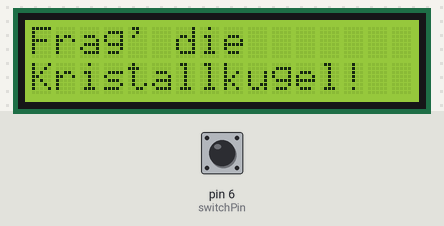
The sketch below on a simulated Arduino Uno, built with avr-gcc and run on an emulated ATmega328P. On the bench: 16×2 character LCD. The inputs (shaded band) are chosen by the test bench; at power-on: pin 6 (switchPin) LOW. Random numbers use the default seed unless the sketch sets one.

Above: at 1.2 s.
1.3 s: pin 6 (switchPin) pulled HIGH for 0.15 s
At 2.3 s:
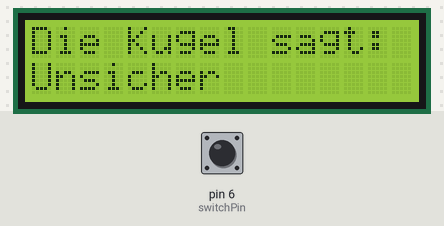
2.9 s: pin 6 (switchPin) pulled HIGH for 1 s
At 4.8 s:
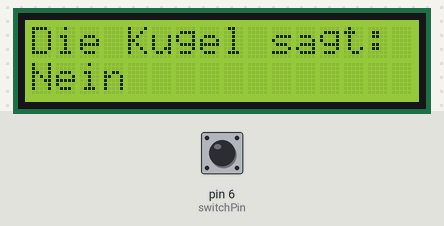
5.4 s: pin 6 (switchPin) pulled HIGH for 0.15 s
At 6.7 s:
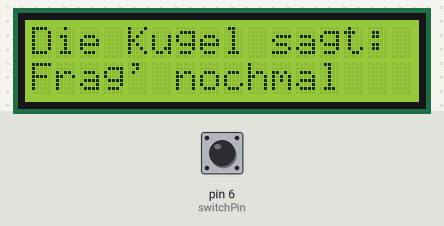
7.0 s: pin 6 (switchPin) pulled HIGH for 3.2 s
At 10.8 s:
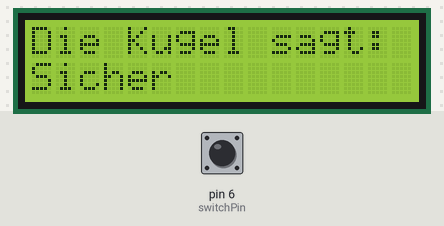
11.7 s: pin 6 (switchPin) pulsed HIGH 5 times (0.12 s each, 0.3 s apart)
At 13.4 s:
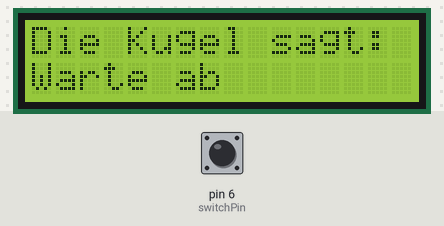
14.7 s: pin 6 (switchPin) pulled HIGH for 0.15 s
At 16.1 s:
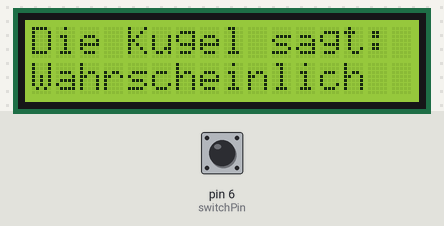
Timing chart, 0 to 17.3 s (numbered marks = the images above; inputs shaded):
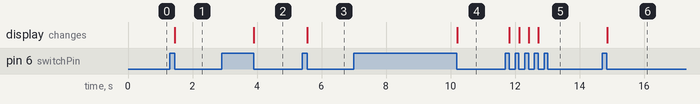

Measured:
- after the input at 1.3 s, the display: changes after 0.16 s (image 1)
- after the input at 2.9 s, the display: changes after 1.0 s (image 2)
- after the input at 5.4 s, the display: changes after 0.16 s (image 3)
- after the input at 7.0 s, the display: changes after 3.2 s (image 4)
- after the input at 11.7 s, the display: first changes after 0.13 s (image 5 shows a later state)
- after the input at 14.7 s, the display: changes after 0.16 s (image 6)

The sketch:

11_LCD_crystal_ball.ino
```cpp
#include <LiquidCrystal.h>
LiquidCrystal lcd(12, 11, 5, 4, 3, 2);

const int switchPin = 6;
int switchState = 0;
int previousSwitchState = 0;
int reply;


void setup() {
  pinMode(switchPin, INPUT); // define the pin connected to the switch as input

  lcd.begin(16, 2); // start the LCD library and define the size of the LCD, here 16x2 digits

  lcd.print("Frag' die"); // print the text in the first row of the LCD
  lcd.setCursor(0, 1); // jump to the beginning of the next row
  lcd.print("Kristallkugel!"); // print the text in the second row of the LCD
}


void loop() {
  switchState = digitalRead(switchPin); // read the state of the tilt switch

  if (switchState != previousSwitchState) { // check if the tilt switch was activated
    if (switchState == LOW) {
      reply = random(9); // generate random number between 0 and 7 and save it in the variable reply

      lcd.clear(); // clear the LCD
      lcd.setCursor(0, 0); // jump to the beginning of the first row of the LCD
      lcd.print("Die Kugel sagt:"); // print the given text
      lcd.setCursor(0, 1); // jump to the beginning of the second row of the LCD

      switch (reply) { // print the given text depending of the random number in the variable reply
        case 0:
          lcd.print("Ja");
          break;

        case 1:
          lcd.print("Wahrscheinlich");
          break;

        case 2:
          lcd.print("Sicher");
          break;

        case 3:
          lcd.print("gute Aussichten");
          break;

        case 4:
          lcd.print("Unsicher");
          break;

        case 5:
          lcd.print("Frag' nochmal");
          break;

        case 6:
          lcd.print("Zweifelhaft");
          break;

        case 7:
          lcd.print("Nein");
          break;

        case 8:
          lcd.print("Warte ab");
          break;
      }
    }
  }

  previousSwitchState = switchState; // save switch state for next loop
}
```
